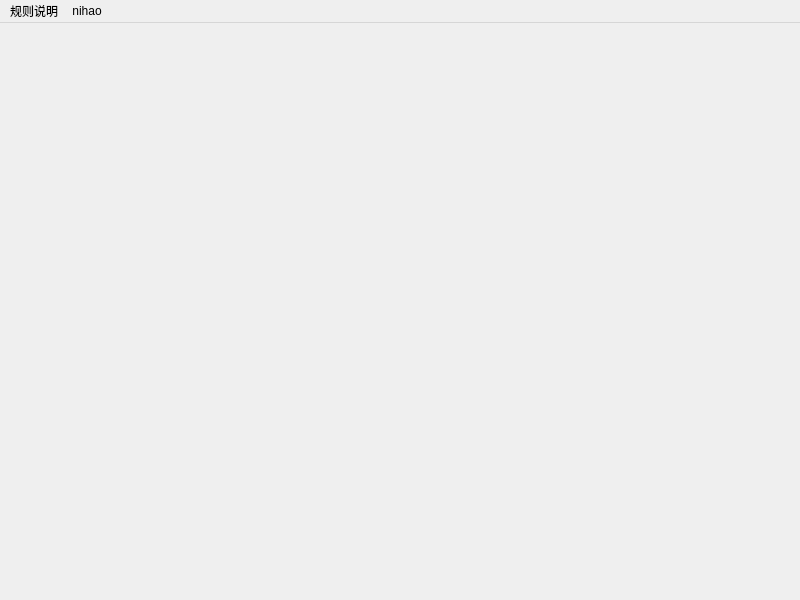
<?xml version="1.0" encoding="UTF-8"?>
<ui version="4.0">
 <class>Mainsense</class>
 <widget class="QMainWindow" name="Mainsense">
  <property name="geometry">
   <rect>
    <x>0</x>
    <y>0</y>
    <width>800</width>
    <height>600</height>
   </rect>
  </property>
  <property name="windowTitle">
   <string>Mainsense</string>
  </property>
  <widget class="QWidget" name="centralwidget"/>
  <widget class="QMenuBar" name="menubar">
   <property name="geometry">
    <rect>
     <x>0</x>
     <y>0</y>
     <width>800</width>
     <height>26</height>
    </rect>
   </property>
   <widget class="QMenu" name="Menurule">
    <property name="title">
     <string>规则说明</string>
    </property>
   </widget>
   <widget class="QMenu" name="menunihao">
    <property name="title">
     <string>nihao</string>
    </property>
   </widget>
   <addaction name="Menurule"/>
   <addaction name="menunihao"/>
  </widget>
  <widget class="QStatusBar" name="statusBar">
   <property name="sizeGripEnabled">
    <bool>false</bool>
   </property>
  </widget>
 </widget>
 <resources/>
 <connections/>
</ui>
